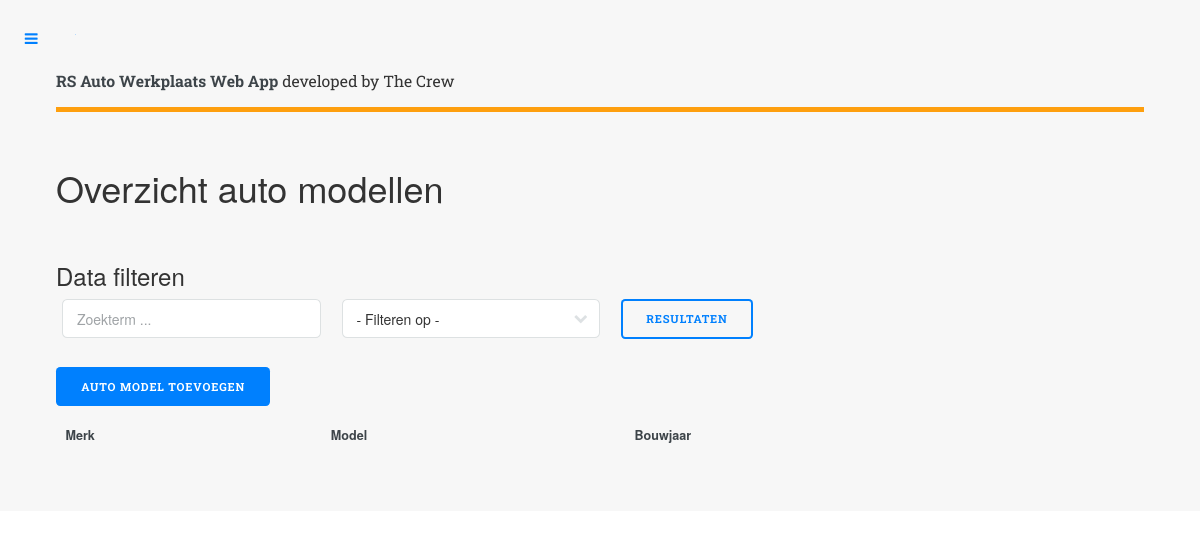
Page /overview_car_models.php on the earlier database version.
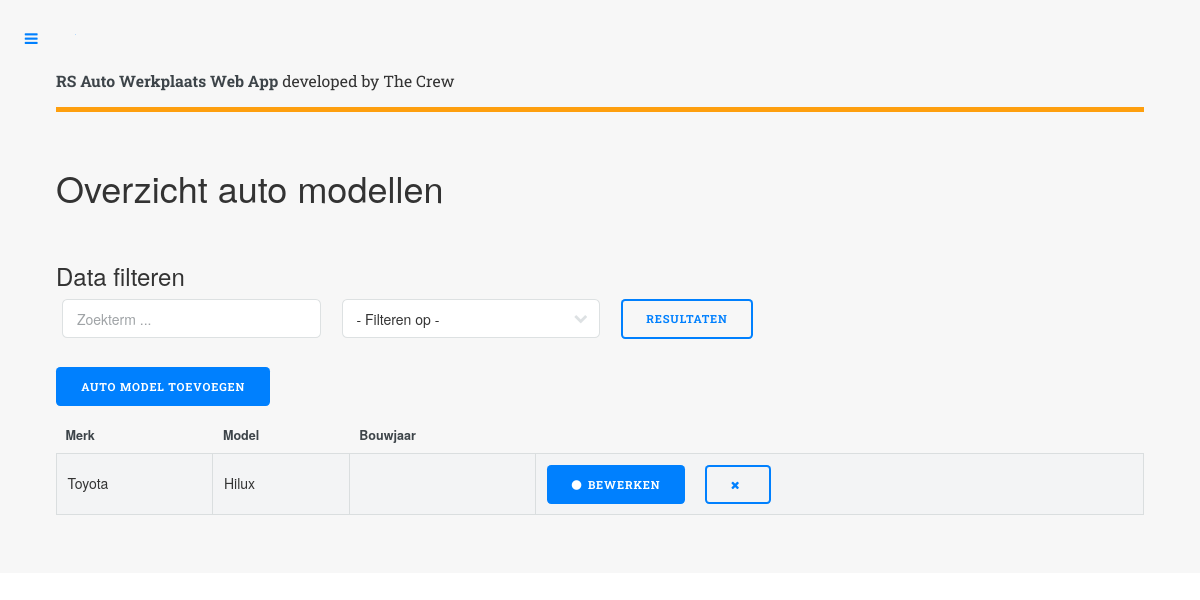
Same page on the later database version.
### tables this page shows
CREATE TABLE `car_models` (
  `id` int(11) NOT NULL AUTO_INCREMENT,
  `brand` varchar(45) NOT NULL,
  `model` varchar(45) NOT NULL,
  `created_at` timestamp NOT NULL DEFAULT CURRENT_TIMESTAMP,
  PRIMARY KEY (`id`)
);

### overview_car_models.php (the view, shortened to what this page needs)
<?php
	require 'includes/head.php';
	require 'backend/db.php';
	$columns = array('brand', 'model', 'manufactured_date');
?>
<div id="wrapper">
		<div id="main">
			<div class="inner">
					<?php
						require 'includes/header.php';
					?>
					<section>
						<header class="main">
							<h1>Overzicht auto modellen</h1>
						</header>
						<div class="row 200%">
							<div class="12u 12u$(medium)">
								<h3>Data filteren</h3>
								<form method="POST" action="<?php echo $_SERVER['PHP_SELF']; ?>">
									<div class="row">
										<div class="3u 12u$(xsmall)">
											<input name="term" value="" placeholder="Zoekterm ..." type="text">
										</div>
										<div class="3u 12u$(xsmall)">
											<div class="select-wrapper">
												<select name="column" id="column">
													<option value="">- Filteren op -</option>
												</select>
											</div>
										</div>
										<div class="1u 12u$(xsmall)">
											<button class="button" name="searchTerm" type="submit">Resultaten</button>
										</div>
									</div>
								</form>
								<a href="add_car_model.php" class="button special">Auto model toevoegen</a>
									<br><br>
								<div class="table-wrapper">
									<table class="alt">
										<thead id="thead">
											<tr>
												<th>Merk</th>
												<th>Model</th>
												<th>Bouwjaar</th>
												<th></th>
											</tr>
										</thead>
										<tbody>
						<?php
							if( isset($_POST['searchTerm']) && !empty($_POST['term']) && isset($_POST['column'])) {
								$term = $_POST['term'];
								$column = $_POST['column'];
								$column = $columns[$column];
								$sql = "SELECT * FROM car_models WHERE $column LIKE '%$term%'";
								$query = $conn->query($sql);
								if($query->num_rows == 0) {
									echo '<div class="box"><p>Geen resultaten uit het <b>zoekterm</b>.</p></div>';
									$style = 'none';
								}
								while ($result = $query->fetch_assoc()) {
									$id = $result['id'];
									$brand = $result['brand'];
									$model = $result['model'];
									$manufactured_date = $result['manufactured_date'];
						?>
									<tr>
										<td><?php echo $brand; ?></td>
										<td><?php echo $model; ?></td>
										<td><?php echo $manufactured_date; ?></td>
										<td><a href="edit_car_model.php?id=<?php echo $id; ?>" class="button special icon fa-circle">Bewerken</a><a style="margin-left: 20px;" onclick="remove.car_model('<?php echo $id; ?>','<?php echo $brand.' '.$model.' '.$manufactured_date; ?>')" class="button icon fa-times"></a></td>
									</tr>
						<?php
								}
							} else {
								$sql = "SELECT * FROM car_models";
								$query = $conn->query($sql);
								while ($result = $query->fetch_assoc()) {
									$id = $result['id'];
									$brand = $result['brand'];
									$model = $result['model'];
									$manufactured_date = $result['manufactured_date'];
								?>
									<tr>
										<td><?php echo $brand; ?></td>
										<td><?php echo $model; ?></td>
										<td><?php echo $manufactured_date; ?></td>
										<td><a href="edit_car_model.php?id=<?php echo $id; ?>" class="button special icon fa-circle">Bewerken</a><a style="margin-left: 20px;" onclick="remove.car_model('<?php echo $id; ?>','<?php echo $brand.' '.$model.' '.$manufactured_date; ?>')" class="button icon fa-times"></a></td>
									</tr>
						<?php
									}
							}
						?>
										</tbody>
									</table>
								</div>
							</div>
						</div>
					</section>
			</div>
		</div>
</div>
<?php
	require 'includes/foot.php';
?>

Differences in the rows shown:
added car_models: brand "Toyota", model "Hilux"
